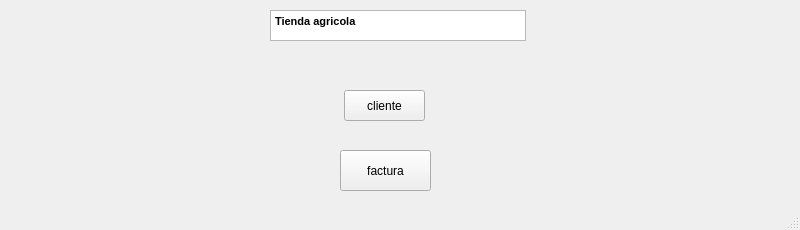
<?xml version="1.0" encoding="UTF-8"?>
<ui version="4.0">
 <class>MainWindow</class>
 <widget class="QMainWindow" name="MainWindow">
  <property name="geometry">
   <rect>
    <x>0</x>
    <y>0</y>
    <width>800</width>
    <height>230</height>
   </rect>
  </property>
  <property name="windowTitle">
   <string>MainWindow</string>
  </property>
  <widget class="QWidget" name="centralwidget">
   <widget class="QTextBrowser" name="textBrowser">
    <property name="geometry">
     <rect>
      <x>270</x>
      <y>10</y>
      <width>256</width>
      <height>31</height>
     </rect>
    </property>
    <property name="html">
     <string>&lt;!DOCTYPE HTML PUBLIC &quot;-//W3C//DTD HTML 4.0//EN&quot; &quot;http://www.w3.org/TR/REC-html40/strict.dtd&quot;&gt;
&lt;html&gt;&lt;head&gt;&lt;meta name=&quot;qrichtext&quot; content=&quot;1&quot; /&gt;&lt;style type=&quot;text/css&quot;&gt;
p, li { white-space: pre-wrap; }
&lt;/style&gt;&lt;/head&gt;&lt;body style=&quot; font-family:'MS Shell Dlg 2'; font-size:8.25pt; font-weight:400; font-style:normal;&quot;&gt;
&lt;p style=&quot; margin-top:0px; margin-bottom:0px; margin-left:0px; margin-right:0px; -qt-block-indent:0; text-indent:0px;&quot;&gt;&lt;span style=&quot; font-weight:600;&quot;&gt;Tienda agricola &lt;/span&gt;&lt;/p&gt;&lt;/body&gt;&lt;/html&gt;</string>
    </property>
   </widget>
   <widget class="QPushButton" name="btn_cliente">
    <property name="geometry">
     <rect>
      <x>344</x>
      <y>90</y>
      <width>81</width>
      <height>31</height>
     </rect>
    </property>
    <property name="text">
     <string>cliente</string>
    </property>
   </widget>
   <widget class="QPushButton" name="btn_factura">
    <property name="geometry">
     <rect>
      <x>340</x>
      <y>150</y>
      <width>91</width>
      <height>41</height>
     </rect>
    </property>
    <property name="text">
     <string>factura</string>
    </property>
   </widget>
   <widget class="QPushButton" name="pushButton_3">
    <property name="geometry">
     <rect>
      <x>340</x>
      <y>210</y>
      <width>91</width>
      <height>31</height>
     </rect>
    </property>
    <property name="text">
     <string>plagas</string>
    </property>
   </widget>
   <widget class="QPushButton" name="pushButton_4">
    <property name="geometry">
     <rect>
      <x>340</x>
      <y>260</y>
      <width>91</width>
      <height>31</height>
     </rect>
    </property>
    <property name="text">
     <string>fertilizante</string>
    </property>
   </widget>
   <widget class="QPushButton" name="pushButton_5">
    <property name="geometry">
     <rect>
      <x>340</x>
      <y>310</y>
      <width>91</width>
      <height>41</height>
     </rect>
    </property>
    <property name="text">
     <string>antibiotico</string>
    </property>
   </widget>
  </widget>
  <widget class="QMenuBar" name="menubar">
   <property name="geometry">
    <rect>
     <x>0</x>
     <y>0</y>
     <width>800</width>
     <height>21</height>
    </rect>
   </property>
  </widget>
  <widget class="QStatusBar" name="statusbar"/>
 </widget>
 <resources/>
 <connections/>
</ui>
